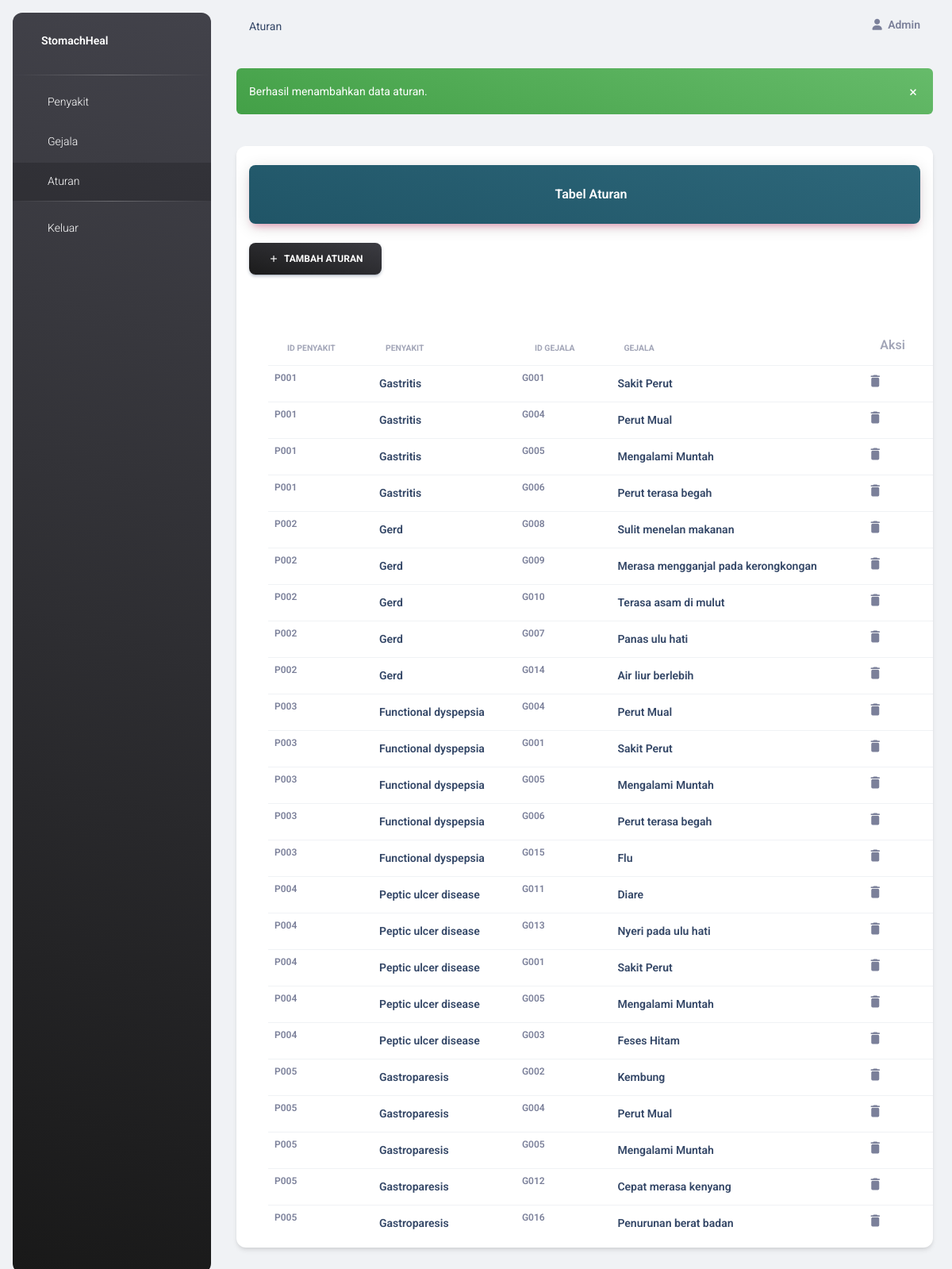
/admin/aturan.php?masukan=berhasil, run on the app's committed database.
### tables this page shows
CREATE TABLE `tbl_aturan` (
  `id_aturan` int(11) NOT NULL,
  `id_penyakit` varchar(255) NOT NULL,
  `id_gejala` varchar(255) NOT NULL
);

CREATE TABLE `tbl_penyakit` (
  `id_penyakit` varchar(255) NOT NULL,
  `name` varchar(255) NOT NULL,
  `solusi` text NOT NULL,
  `langkah_pencegahan` varchar(255) NOT NULL
);

CREATE TABLE `tbl_gejala` (
  `id_gejala` varchar(255) NOT NULL,
  `name` varchar(255) NOT NULL
);

### admin/aturan.php (the view, shortened to what this page needs)
<?php
include("../db/db_conn.php");
$result= mysqli_query($conn, "SELECT tbl_aturan.id_aturan as id, tbl_aturan.id_penyakit as id_penyakit, tbl_penyakit.name as penyakit,tbl_aturan.id_gejala as id_gejala, tbl_gejala.name as gejala FROM `tbl_aturan`, tbl_penyakit, tbl_gejala WHERE tbl_aturan.id_penyakit=tbl_penyakit.id_penyakit AND tbl_aturan.id_gejala=tbl_gejala.id_gejala ORDER BY id_penyakit");
while($p=mysqli_fetch_array($result)){
    $aturan[]=$p;
}
?>
<!DOCTYPE html>
<html lang="en">
<head>
  <link href="../assets/css/nucleo-icons.css" rel="stylesheet" />
  <link href="../assets/css/nucleo-svg.css" rel="stylesheet" />
  <link id="pagestyle" href="../assets/css/material-dashboard.css?v=3.0.4" rel="stylesheet" />
</head>
<body class="g-sidenav-show  bg-gray-200">
  <aside class="sidenav navbar navbar-vertical navbar-expand-xs border-0 border-radius-xl my-3 fixed-start ms-3   bg-gradient-dark" id="sidenav-main">
    <div class="sidenav-header">
      <a class="navbar-brand m-0" href=" https://demos.creative-tim.com/material-dashboard/pages/dashboard " target="_blank">
        <span class="ms-1 font-weight-bold text-white">StomachHeal</span>
      </a>
    </div>
    <hr class="horizontal light mt-0 mb-2">
    <div class="collapse navbar-collapse  w-auto " id="sidenav-collapse-main">
      <ul class="navbar-nav">
  <li class="nav-item">
    <a class="nav-link text-white " href="penyakit.php">
      <span class="nav-link-text ms-1">Penyakit</span>
    </a>
  </li>
  <li class="nav-item">
    <a class="nav-link text-white " href="gejala.php">
      <span class="nav-link-text ms-1">Gejala</span>
    </a>
  </li>
  <li class="nav-item active">
    <a class="nav-link text-white " href="#">
      <span class="nav-link-text ms-1">Aturan</span>
    </a>
  </li>
  <hr class="horizontal light mt-0 mb-2">
  <li class="nav-item">
    <a class="nav-link text-white " href="../action/logout.php">
      <span class="nav-link-text ms-1">Keluar</span>
    </a>
  </li>
      </ul>
    </div>
  </aside>
  <main class="main-content position-relative max-height-vh-100 h-100 border-radius-lg ">
    <nav class="navbar navbar-main navbar-expand-lg px-0 mx-4 shadow-none border-radius-xl" id="navbarBlur" data-scroll="true">
    <div class="container-fluid py-1 px-3">
      <nav aria-label="breadcrumb">
        <ol class="breadcrumb bg-transparent mb-0 pb-0 pt-1 px-0 me-sm-6 me-5">
          <li class="breadcrumb-item text-sm text-dark active" aria-current="page">Aturan</li>
        </ol>
      </nav>
      <div class="collapse navbar-collapse mt-sm-0 mt-2 me-md-0 me-sm-4" id="navbar">
        <ul class="navbar-nav  justify-content-end">
          <li class="nav-item d-flex align-items-center">
            <a href="#" class="nav-link text-body font-weight-bold px-0">
              <i class="fa fa-user me-sm-1"></i>
              <span class="d-sm-inline d-none">Admin</span>
            </a>
          </li>
        </ul>
      </div>
    </div>
  </nav>
  <div class="container-fluid py-4">
  <?php
  if(isset($_GET['masukan']) AND $_GET['masukan'] == 'berhasil'){ ?>
    <div class="alert alert-success alert-dismissible text-white" role="alert">
        <span class="text-sm">Berhasil menambahkan data aturan.</span>
        <button type="button" class="btn-close text-lg py-3 opacity-10" data-bs-dismiss="alert" aria-label="Close">
            <span aria-hidden="true">&times;</span>
        </button>
    </div>
  <?php }
  ?>
    <div class="row">
      <div class="col-12">
        <div class="card my-4">
          <div class="card-header p-0 position-relative mt-4 mx-3 z-index-2">
            <div class="bg-gradient-primary shadow-primary border-radius-lg pt-4 pb-3">
              <h6 class="text-white text-center text-capitalize ps-3">Tabel Aturan</h6>
            </div>
          </div>
          <div class="card-body px-0 pb-2">
            <div class=" mx-3">
            <a class="btn bg-gradient-dark mb-5" href="aturanTambah.php"><i class="material-icons text-sm">add</i>&nbsp;&nbsp;Tambah Aturan</a>
            </div>
            <div class="table-responsive p-0" style="margin-left: 40px ;">
              <table  id="datab_penyakit" class="table mb-0 mt-3">
                <thead>
                  <tr>
                    <th class="text-uppercase text-secondary text-xxs font-weight-bolder opacity-7">Id Penyakit</th>
                    <th class="text-uppercase text-secondary text-xxs font-weight-bolder opacity-7">Penyakit</th>
                    <th class="text-uppercase text-secondary text-xxs font-weight-bolder opacity-7">Id gejala</th>
                    <th class="text-uppercase text-secondary text-xxs font-weight-bolder opacity-7">Gejala</th>
                    <th class="text-secondary opacity-7">Aksi</th>
                  </tr>
                </thead>
                <tbody>
                  <?php
                  foreach($aturan as $data){ ?>
                    <tr>
                        <td>
                            <p class="text-xs font-weight-bold mb-0"><?= $data['id_penyakit'] ?></p>
                        </td>
                      <td>
                        <div class="d-flex px-2 py-1">
                          <div class="d-flex flex-column justify-content-center">
                            <h6 class="mb-0 text-sm"><?= $data['penyakit'] ?></h6>
                          </div>
                        </div>
                      </td>
                      <td>
                            <p class="text-xs font-weight-bold mb-0"><?= $data['id_gejala'] ?></p>
                        </td>
                      <td>
                        <div class="d-flex px-2 py-1">
                          <div class="d-flex flex-column justify-content-center">
                            <h6 class="mb-0 text-sm"><?= $data['gejala'] ?></h6>
                          </div>
                        </div>
                      </td>
                      <td class="align-middle">
                        <a href="action/aturanHapus.php?id=<?= $data['id']?>" onclick="return confirm('Are you sure you want to delete this item?');" class="text-secondary font-weight-bold text-xs" >
                          <i class="material-icons opacity-10">delete</i>
                        </a>
                      </td>
                    </tr>
                  <?php } ?>
                </tbody>
              </table>
            </div>
          </div>
        </div>
      </div>
    </div>
  </div>
  <link rel="stylesheet" type="text/css" href="https://cdn.datatables.net/v/bs4/dt-1.12.1/datatables.min.css"/>
</body>
</html>

### admin/aturan.php (style rules this page uses)
.nav-item.active { background-color: #0000002e; }

### data on the page
tbl_aturan: id_penyakit "P001", id_penyakit.name "Gastritis", id_gejala "G001", id_gejala.name "Sakit Perut"
tbl_aturan: id_penyakit "P001", id_penyakit.name "Gastritis", id_gejala "G004", id_gejala.name "Perut Mual"
tbl_aturan: id_penyakit "P001", id_penyakit.name "Gastritis", id_gejala "G005", id_gejala.name "Mengalami Muntah"
tbl_aturan: id_penyakit "P001", id_penyakit.name "Gastritis", id_gejala "G006", id_gejala.name "Perut terasa begah"
tbl_aturan: id_penyakit "P002", id_penyakit.name "Gerd", id_gejala "G008", id_gejala.name "Sulit menelan makanan"
tbl_aturan: id_penyakit "P002", id_penyakit.name "Gerd", id_gejala "G009", id_gejala.name "Merasa mengganjal pada kerongkongan"
tbl_aturan: id_penyakit "P002", id_penyakit.name "Gerd", id_gejala "G010", id_gejala.name "Terasa asam di mulut"
tbl_aturan: id_penyakit "P002", id_penyakit.name "Gerd", id_gejala "G007", id_gejala.name "Panas ulu hati"
tbl_aturan: id_penyakit "P002", id_penyakit.name "Gerd", id_gejala "G014", id_gejala.name "Air liur berlebih"
tbl_aturan: id_penyakit "P003", id_penyakit.name "Functional dyspepsia", id_gejala "G004", id_gejala.name "Perut Mual"
tbl_aturan: id_penyakit "P003", id_penyakit.name "Functional dyspepsia", id_gejala "G001", id_gejala.name "Sakit Perut"
tbl_aturan: id_penyakit "P003", id_penyakit.name "Functional dyspepsia", id_gejala "G005", id_gejala.name "Mengalami Muntah"
tbl_aturan: id_penyakit "P003", id_penyakit.name "Functional dyspepsia", id_gejala "G006", id_gejala.name "Perut terasa begah"
tbl_aturan: id_penyakit "P003", id_penyakit.name "Functional dyspepsia", id_gejala "G015", id_gejala.name "Flu"
tbl_aturan: id_penyakit "P004", id_penyakit.name "Peptic ulcer disease", id_gejala "G011", id_gejala.name "Diare"
tbl_aturan: id_penyakit "P004", id_penyakit.name "Peptic ulcer disease", id_gejala "G013", id_gejala.name "Nyeri pada ulu hati"
tbl_aturan: id_penyakit "P004", id_penyakit.name "Peptic ulcer disease", id_gejala "G001", id_gejala.name "Sakit Perut"
tbl_aturan: id_penyakit "P004", id_penyakit.name "Peptic ulcer disease", id_gejala "G005", id_gejala.name "Mengalami Muntah"
tbl_aturan: id_penyakit "P004", id_penyakit.name "Peptic ulcer disease", id_gejala "G003", id_gejala.name "Feses Hitam"
tbl_aturan: id_penyakit "P005", id_penyakit.name "Gastroparesis", id_gejala "G002", id_gejala.name "Kembung"
tbl_aturan: id_penyakit "P005", id_penyakit.name "Gastroparesis", id_gejala "G004", id_gejala.name "Perut Mual"
tbl_aturan: id_penyakit "P005", id_penyakit.name "Gastroparesis", id_gejala "G005", id_gejala.name "Mengalami Muntah"
tbl_aturan: id_penyakit "P005", id_penyakit.name "Gastroparesis", id_gejala "G012", id_gejala.name "Cepat merasa kenyang"
tbl_aturan: id_penyakit "P005", id_penyakit.name "Gastroparesis", id_gejala "G016", id_gejala.name "Penurunan berat badan"
